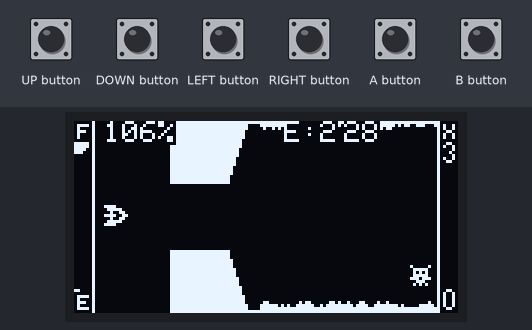
A sketch run on a simulated Arduboy, built with avr-gcc and run on an emulated ATmega32U4. Parts: 128×64 one-colour display. The inputs (shaded band) are chosen by the test bench. Random numbers use the default seed unless the sketch sets one.

Above: at 1.2 s.
1.3 s: A button pressed for 0.15 s
At 1.69 s:
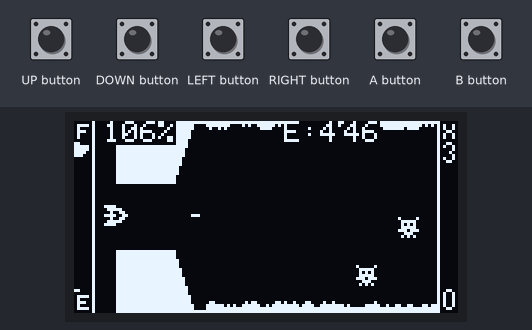
2.0 s: LEFT button pressed for 0.15 s
At 2.6 s:
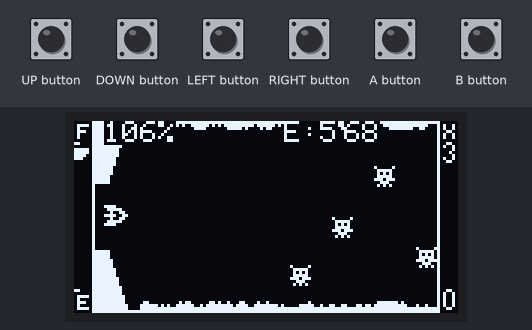
2.7 s: RIGHT button pressed for 0.15 s
At 2.91 s:
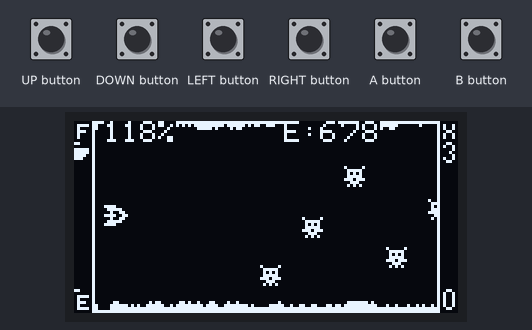
3.4 s: UP button pressed for 1 s
At 4.66 s:
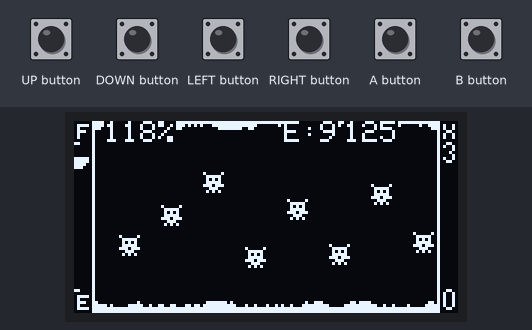
5.0 s: DOWN button pressed for 1 s
At 6.56 s:
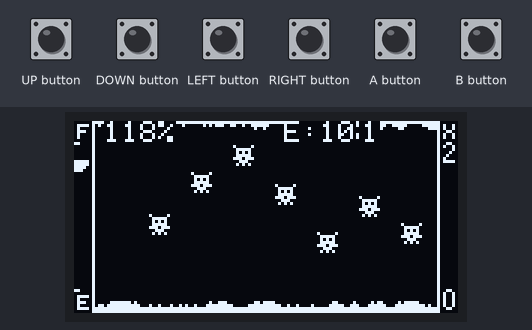
Timing chart, 0 to 7.6 s (numbered marks = the images above; inputs shaded):
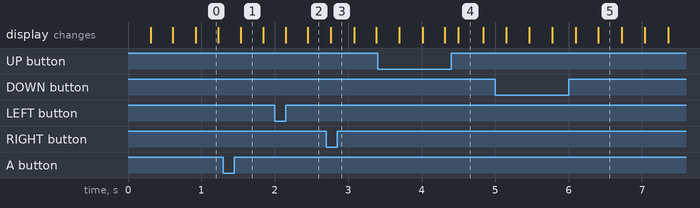

The sketch:

Sketch.ino
```cpp
#include <Arduboy2.h>
#include "player.h"
#include "bullet.h"
#include "level.h"
#include "fuelGage.h"
#include "enemy.h"
#include "score.h"

Arduboy2 ab;
Player player(&ab);
Enemy enemies[13](&player);
FuelGage fuelGage;
Level level(&ab, enemies);
Score score;
int8_t lives = 3;

void setup() {
  ab.begin();
  ab.setFrameRate(60);
  ab.initRandomSeed();

  lives = 3;

  Serial.begin(9600);
}

void loop() {
  if (!ab.nextFrame()) return;

  ab.pollButtons();
  ab.clear();

  level.update();
  player.update();
  fuelGage.update();


  for (uint8_t enemy = 0; enemy < 13; enemy++) {
    if (enemyHit(player.getBullet(), enemies[enemy])) {
      enemies[enemy].die();
      player.getBullet().respawn();
      score.incScore(25);
    }
    if (playerHit(player, enemies[enemy])){
      if (!player.isDying()) {
        level.setScrolling(false);
        player.die();
        enemies[enemy].die();
        fuelGage.setActive(false);
        lives--;
      }
    }
  }

  if (fuelGage.getFuel() <= 0) {
    if (!player.isDying()) {
        level.setScrolling(false);
        player.die();
        fuelGage.setActive(false);
        lives--;
      }
  }

  level.draw();
  player.draw();


  // ab.fillRect(106, 0, 24, 64, BLACK);
  // ab.drawBitmap(106, 0, gage, 22, 64, BLACK);
  fuelGage.draw();
  ab.fillRect(121, 0, 7, 64, BLACK);
  ab.drawFastVLine(121, 0, 64, WHITE);

  score.draw(lives);

  ab.setCursor(10, 0);
  ab.print(ab.cpuLoad());
  // ab.print(fuelGage.getFuel());
  ab.print("%");

  ab.display();
}

bool enemyHit(Bullet &blt, Enemy &nme) {
  if (
    blt.getX() + 3 >= nme.getX() &&
    blt.getX() <= nme.getX() + nme.getWidth() &&
    blt.getY() >= nme.getY() &&
    blt.getY() <= nme.getY() + nme.getHeight()
  ) {
    return true;
  } else {
    return false;
  }
}

bool playerHit (Player &plr, Enemy &nme) {
  if (
    plr.getX() + 8 >= nme.getX() &&
    plr.getX() <= nme.getX() + nme.getWidth() &&
    plr.getY() + 8 >= nme.getY() &&
    plr.getY() <= nme.getY() + nme.getHeight() &&
    !nme.isDying()
  ) {
    return true;
  } else {
    return false;
  }
}
```

bullet.h
```cpp
#ifndef BULLET_H
#define BULLET_H

class Bullet {
  private:
    Arduboy2 *ab;
    int8_t x = -22;
    int8_t y = -22;
    bool isVert;
    int8_t dir;
    bool isActive = false;

  public:
    Bullet(
      Arduboy2 *ab_ptr
    )
      : ab(ab_ptr) {}

    void setX(int8_t newX) {
      x = newX;
    }

    void setY(int8_t newY) {
      y = newY;
    }

    uint8_t getX() {
      return x;
    }

    uint8_t getY() {
      return y;
    }

    void respawn() {
      isActive = false;
      x = -22;
      y = -22;
    }

    void activate() {
      isActive = true;
      dir = 2;
    }

    bool getActive() {
      return isActive;
    }

    void update() {
      if (isActive) {
        switch(dir) {
          case 0:
            x -= 2;
            break;
          case 1:
            y += 2;
            break;
          case 2:
            x += 2;
            break;
          case 3:
            y -= 2;
            break;
        }

        if (x > 128 || x < 0 || y > 67 || y < 0) {
          respawn();
        }
      }
    }

    void draw() {
      uint8_t length, width;
      if (isVert) {
        ab->fillRect(x, y, 1, 3);
      } else {
        ab->fillRect(x, y, 3, 1);
      }
    }
};

#endif
```

enemy.h
```cpp
#ifndef ENEMY_H
#define ENEMY_H

// 10x16, 5 frame(s), 202 bytes
// Example: Sprites::drawPlusMask(x, y, explosion, frame);
const uint8_t PROGMEM explosion[] = {
  10, 16,
  // Frame 0
  0x00, 0x00, 0x00, 0x00, 0x00, 0x00, 0x00, 0x00, 0x30, 0x30, 0x30, 0x30,
  0x00, 0x00, 0x00, 0x00, 0x00, 0x00, 0x00, 0x00, 0x00, 0x00, 0x00, 0x00,
  0x00, 0x00, 0x00, 0x00, 0x00, 0x00, 0x00, 0x00, 0x00, 0x00, 0x00, 0x00,
  0x00, 0x00, 0x00, 0x00,
  // Frame 1
  0x00, 0x00, 0x00, 0x00, 0x00, 0x00, 0x20, 0x20, 0x38, 0x38, 0x50, 0x50,
  0x60, 0x60, 0x00, 0x00, 0x00, 0x00, 0x00, 0x00, 0x00, 0x00, 0x00, 0x00,
  0x00, 0x00, 0x00, 0x00, 0x00, 0x00, 0x00, 0x00, 0x00, 0x00, 0x00, 0x00,
  0x00, 0x00, 0x00, 0x00,
  // Frame 2
  0x00, 0x00, 0x00, 0x00, 0x30, 0x30, 0xc8, 0xc8, 0x20, 0x20, 0x94, 0x94,
  0x68, 0x68, 0x50, 0x50, 0x00, 0x00, 0x00, 0x00, 0x00, 0x00, 0x00, 0x00,
  0x00, 0x00, 0x00, 0x00, 0x00, 0x00, 0x00, 0x00, 0x00, 0x00, 0x00, 0x00,
  0x00, 0x00, 0x00, 0x00,
  // Frame 3
  0x00, 0x00, 0x20, 0x20, 0x54, 0x54, 0xaa, 0xaa, 0x58, 0x58, 0x2a, 0x2a,
  0xe0, 0xe0, 0x9c, 0x9c, 0x28, 0x28, 0x00, 0x00, 0x00, 0x00, 0x00, 0x00,
  0x00, 0x00, 0x01, 0x01, 0x00, 0x00, 0x01, 0x01, 0x00, 0x00, 0x00, 0x00,
  0x00, 0x00, 0x00, 0x00,
  // Frame 4
  0x18, 0x18, 0xa0, 0xa0, 0x04, 0x04, 0x4b, 0x4b, 0x80, 0x80, 0x0a, 0x0a,
  0x29, 0x29, 0x10, 0x10, 0x8c, 0x8c, 0x60, 0x60, 0x00, 0x00, 0x01, 0x01,
  0x00, 0x00, 0x02, 0x02, 0x02, 0x02, 0x00, 0x00, 0x03, 0x03, 0x00, 0x00,
  0x00, 0x00, 0x00, 0x00,
};

// 7x8, 1 frame(s), 16 bytes
// Example: Sprites::drawPlusMask(x, y, Nullox, frame);
const uint8_t PROGMEM nullox[] = {
  7, 8,
  0x11, 0x7f, 0x5e, 0x7f, 0x3a, 0x7f, 0x6e, 0x7f, 0x3a, 0x7f, 0x5e, 0x7f,
  0x11, 0x7f,
};

class Enemy {
  private:
    Player *player;
    int16_t x = 200;
    uint8_t y = 100;
    uint8_t width = 7;
    uint8_t height = 8;
    const uint8_t *spr = nullox;
    uint8_t highest = 0;
    uint8_t lowest = 0;
    bool active = false;
    bool moving = false;
    bool dying = false;
    int8_t deathTimer = 0;
    int8_t dir = 1;

  public:
    Enemy(Player *plyPtr) : player(plyPtr) {}

    bool isActive() {
      return active;
    }

    int16_t getX() {
      return x;
    }

    uint8_t getY() {
      return y;
    }

    uint8_t getHighest() {
      return highest;
    }

    uint8_t getLowest() {
      return lowest;
    }

    uint8_t isMoving() {
      return moving;
    }

    bool isDying() {
      return dying;
    }

    int8_t getDir() {
      return dir;
    }

    void setX(int16_t newX) {
      x = newX;
    }

    void setY(uint8_t newY) {
      y = newY;
    }

    void setHighest(uint8_t newH) {
      highest = newH;
    }

    void setLowest(uint8_t newL) {
      lowest = newL;
    }

    void setActive(bool isActive) {
      active = isActive;
    }

    uint8_t getWidth() {
      return width;
    }

    uint8_t getHeight() {
      return height;
    }

    void die() {
      dying = true;
      moving = false;
    }

    void spawn(uint8_t newH, uint8_t newL) {
      setX(140);
      setY(random(newH, newL - height));
      setHighest(newH);
      setLowest(newL);
      setActive(true);
      moving = false;
      dir = -1;
    }

    void update() {
      if (!active) {
        return;
      }

      if (x <= -10) {
        die();
      }

      if (x <= 55 && !moving && !dying) {
        if (moving == false) {
          if (player->getY() > y) {
            dir = 1;
          }
          moving = true;
        }
      }

      if (moving) {
        if (y <= highest) {
          dir = 1;
        }

        if (y + height >= lowest) {
          dir = -1;
        }

        y += dir;
      }

      if (dying) {
        deathTimer++;

        if (deathTimer >= 10) {
          setX(222);
          setY(222);
          dying = false;
          active = false;
          deathTimer = 0;
        }
      }
    }

    void draw() {
      if (!active) {
        return;
      }

      if (dying) {
        Sprites::drawPlusMask(x, y, explosion, deathTimer / 2);
      } else {
        Sprites::drawPlusMask(x, y, spr, 0);
      }


    }
};

#endif
```

fuelGage.h
```cpp
#ifndef FUELGAGE_H
#define FUELGAGE_H

// 7x64, 1 frame(s), 58 bytes
// Example: Sprites::drawOverwrite(x, y, gage, frame);
const uint8_t PROGMEM gage[] = {
  7, 64,
  0x80, 0xbe, 0x0a, 0x0a, 0x02, 0x00, 0xff, 0x00, 0x00, 0x00, 0x00, 0x00,
  0x00, 0xff, 0x00, 0x00, 0x00, 0x00, 0x00, 0x00, 0xff, 0x00, 0x00, 0x00,
  0x00, 0x00, 0x00, 0xff, 0x00, 0x00, 0x00, 0x00, 0x00, 0x00, 0xff, 0x00,
  0x00, 0x00, 0x00, 0x00, 0x00, 0xff, 0x00, 0x00, 0x00, 0x00, 0x00, 0x00,
  0xff, 0x01, 0x7d, 0x54, 0x54, 0x44, 0x00, 0xff,
};

// 5x8, 1 frame(s), 12 bytes
// Example: Sprites::drawPlusMask(x, y, needle, frame);
const uint8_t PROGMEM needle[] = {
  5, 8,
  0x0f, 0x0f, 0x0f, 0x0f, 0x0f, 0x0f, 0x07, 0x07, 0x03, 0x03,
};

class FuelGage {
  private:
    uint32_t lastMillis = 0;
    int8_t fuel = 47;
    bool active = true;
  public:

    int8_t getFuel() {
      return fuel;
    }

    void setFuel(int8_t newFuel) {
      fuel = newFuel;
    }

    void setActive(bool state) {
      active = state;
    }

    void update() {
      const uint32_t currentMillis = millis();

      if (currentMillis - lastMillis >= 740 && active) {
        if (fuel > 0) {
          fuel--;
        }
        lastMillis = currentMillis;
      }
    }

    void draw() {
      Sprites::drawOverwrite(0, 0, gage, 0);
      Sprites::drawPlusMask(0, 46 - fuel + 7, needle, 0);
    }
};

#endif
```

level.h
```cpp
#ifndef LEVEL_H
#define LEVEL_H

#include <Arduboy2.h>
#include "enemy.h"

const uint8_t PROGMEM opening[254][2] = {
  {0, 64}, {0, 64}, {0, 64}, {0, 64}, {0, 64}, {0, 64}, {0, 64}, {0, 64}, {0, 64}, {0, 64}, {0, 64}, {0, 64}, {0, 64}, {0, 64}, {0, 64}, {0, 64}, {0, 64}, {0, 64}, {0, 64}, {0, 64},
  {0, 64}, {0, 64}, {0, 64}, {0, 64}, {0, 64}, {0, 64}, {0, 64}, {0, 64}, {0, 64}, {0, 64}, {0, 64}, {0, 64}, {0, 64}, {0, 64}, {0, 64}, {0, 64}, {0, 64}, {0, 64}, {0, 64}, {0, 64},
  {0, 64}, {0, 64}, {0, 64}, {0, 64}, {0, 64}, {0, 64}, {0, 64}, {0, 64}, {0, 64}, {0, 64}, {0, 64}, {0, 64}, {0, 64}, {0, 64}, {0, 64}, {0, 64}, {0, 64}, {0, 64}, {0, 64}, {0, 64},
  {21, 22}, {21, 22}, {21, 22}, {21, 22}, {21, 22}, {21, 22}, {21, 22}, {21, 22}, {21, 22}, {21, 22}, {21, 22}, {21, 22}, {21, 22}, {21, 22}, {21, 22}, {21, 22}, {21, 22}, {21, 22},
  {21, 22}, {21, 22}, {18, 28}, {15, 34}, {12, 40}, {9, 46}, {6, 52}, {3, 58}, {1, 62}, {1, 62}, {1, 62}, {1, 62}, {2, 59}, {3, 57}, {2, 58}, {2, 59}, {3, 58}, {2, 59}, {3, 59}, {2, 59},
  {1, 61}, {1, 60}, {1, 61}, {1, 61}, {2, 59}, {1, 59}, {2, 59}, {1, 59}, {1, 59}, {2, 59}, {3, 59}, {3, 59}, {3, 58}, {3, 59}, {2, 59}, {1, 59}, {2, 58}, {1, 60}, {2, 58}, {1, 60},
  {2, 59}, {3, 57}, {3, 58}, {3, 59}, {3, 58}, {3, 57}, {2, 58}, {3, 58}, {2, 60}, {2, 60}, {1, 60}, {2, 58}, {3, 58}, {2, 59}, {3, 57}, {3, 58}, {2, 59}, {1, 60}, {2, 60}, {1, 60},
  {2, 60}, {2, 60}, {1, 61}, {1, 61}, {2, 60}, {2, 59}, {2, 59}, {1, 60}, {1, 59}, {1, 60}, {2, 60}, {3, 59}, {3, 58}, {3, 59}, {3, 59}, {3, 58}, {3, 58}, {3, 59}, {2, 60}, {3, 58},
  {3, 58}, {3, 59}, {3, 59}, {2, 60}, {1, 60}, {2, 59}, {1, 61}, {2, 59}, {1, 60}, {2, 60}, {1, 60}, {1, 59}, {1, 59}, {2, 58}, {2, 58}, {3, 57}, {3, 57}, {3, 57}, {3, 58}, {3, 57},
  {3, 58}, {3, 59}, {3, 59}, {2, 60}, {2, 59}, {3, 59}, {3, 59}, {2, 59}, {1, 61}, {1, 61}, {1, 61}, {1, 60}, {1, 61}, {1, 61}, {1, 60}, {2, 60}, {1, 60}, {1, 61}, {1, 61}, {1, 60},
  {1, 61}, {1, 61}, {2, 60}, {1, 60}, {2, 58}, {1, 60}, {2, 59}, {2, 58}, {2, 58}, {1, 59}, {1, 60}, {2, 59}, {2, 60}, {1, 61}, {1, 61}, {2, 60}, {1, 61}, {1, 60}, {2, 59}, {3, 57},
  {2, 58}, {2, 59}, {3, 57}, {2, 58}, {1, 59}, {1, 59}, {1, 60}, {1, 60}, {1, 61}, {2, 60}, {3, 58}, {3, 59}, {3, 59}, {3, 58}, {2, 60}, {2, 60}, {1, 61}, {1, 61}, {1, 60}, {1, 61},
  {1, 61}, {1, 61}, {2, 60}, {1, 61}, {1, 60}, {2, 58}, {3, 57}, {3, 58}, {3, 58}, {3, 59}, {2, 60}, {3, 58}, {3, 57}, {2, 59}, {1, 61}, {1, 61}
};

struct HighAndLow {
  uint8_t high;
  uint8_t low;
};

class Level {
  private:
    Arduboy2 *ab;
    Enemy *enemies;
    bool scrolling = true;
    uint8_t lines[254][2];
    uint8_t sectsCompleted = 0;
    uint8_t lineCount = 0;
    uint8_t speed = 2;
    uint8_t speedCount = 4;
    int8_t topHeight = 1;
    int8_t bottomHeight = 1;
    uint8_t mood = 0;
    uint8_t maxEnemies = 13;

  public:
    Level(Arduboy2 *abPtr, Enemy *enem) : ab(abPtr), enemies(enem) {
      memcpy_P(lines, opening, sizeof(lines));
    }

    void setScrolling(bool newScroll) {
      scrolling = newScroll;
    }

    void generateLevel() {
      const int8_t values[8] = {-1, -1, -1, 0, 0, 1, 1, 1};
      int8_t offset = 0;
      int8_t length = 0;

      for (uint8_t i = 127; i < 254; i++) {
        topHeight += values[random(8)];
        bottomHeight += values[random(8)];

        if (topHeight <= 0) {
          topHeight = 1;
        }

        if (bottomHeight <= 0) {
          bottomHeight = 1;
        }

        if (topHeight >= 4) {
          topHeight = 3;
        }

        if (bottomHeight >= 4) {
          bottomHeight = 3;
        }

        offset = topHeight;
        length = 63 - (topHeight + bottomHeight);

        lines[i][0] = offset;
        lines[i][1] = length;
      }
    }

    void spawnEnemy() {
      for (uint8_t i = 0; i < maxEnemies; i++) {
        if (!enemies[i].isActive()) {
          // Enemy will always spawn on the 140th line
          enemies[i].spawn(getHighAndLow(140, 8).high, getHighAndLow(140, 8).low);
          break;
        }
      }
    }

    void drawBufferLine(uint8_t offset, uint8_t height, uint8_t x) {
      uint8_t *buffer = ab->getBuffer();
      uint8_t line1end = offset;
      uint8_t line2start = offset + height;

      // // Drawing the top lines
      int8_t toDraw1 = offset / 8 - 1;
      uint8_t excess1 = offset % 8;

      if (toDraw1 >= 0) {
        for (uint8_t i = 0; i <= toDraw1; i++) {
          buffer[x + i * 128] = 0b11111111;
        }
      }

      if (excess1 > 0) {
        buffer[x + (toDraw1 + 1) * 128] = determineExcess(excess1, false);
      }

      // // Drawing the bottom lines
      int8_t toDraw2 = line2start / 8;
      uint8_t excess2 = line2start % 8;

      if (toDraw2 >= 0) {
        for (uint8_t i = toDraw2; i < 8; i++) {
          buffer[x + i * 128] = 0b11111111;
        }
      }

      if (excess2 > 0) {
        buffer[x + toDraw2 * 128] = determineExcess(excess2, true);
      }
    }

    uint8_t determineExcess(uint8_t num, bool flipped) {
      uint8_t byte = 0;

      if (num == 0) {
        return 0b00000000;
      }

      byte = 0b11111111 >> (8 - num);

      if (flipped) {
        byte ^= 0b11111111;
      }

      return byte;
    }

    void scrollLevel() {
      for (uint8_t i = 0; i < 253; i++) {
        lines[i][0] = lines[i + 1][0];
        lines[i][1] = lines[i + 1][1];
      }
    }

    void scrollEnemies() {
      for (uint8_t i = 0; i < maxEnemies; i++) {
        enemies[i].setX(enemies[i].getX() - 1);
      }
    }

    HighAndLow getHighAndLow(uint8_t line, uint8_t width) {
      HighAndLow result;
      uint8_t tempHigh = 0;
      uint8_t tempLow = 64;

      for (uint8_t i = 0; i < width; i++) {
        if (lines[line + i][0] > tempHigh) {
          tempHigh = lines[line + i][0];
        }
        if (lines[line + i][0] + lines[line + i][1] < tempLow) {
          tempLow = lines[line + i][0] + lines[line + i][1];
        }
      }

      result.high = tempHigh;
      result.low = tempLow;

      return result;
    }

    void update() {

      if (scrolling){
        if (ab->pressed(LEFT_BUTTON) || ab->pressed(B_BUTTON)) {
          speedCount = 6;
        } else if (ab->pressed(RIGHT_BUTTON)) {
          speedCount = 1;
        } else {
          speedCount = 2;
        }

        speed -= 1;

        if (speed == 0) {
          if (lineCount % 14 == 0) {
            spawnEnemy();
          }
          scrollLevel();
          scrollEnemies();
          lineCount++;
          speed = speedCount;
        }
      }

      if (lineCount >= 126) {
        generateLevel();
        lineCount = 0;
      }

      for (uint8_t i = 0; i < maxEnemies; i++) {
        if (enemies[i].isActive()) {
          enemies[i].update();
        }
      }
    }

    void draw() {
      // ab->drawFastHLine(0, 0, 128, WHITE);
      // ab->drawFastHLine(0, 63, 128, WHITE);

      for (uint8_t i = 0; i < 127; i++) {
        drawBufferLine(lines[i][0], lines[i][1], i);
      }

      for (uint8_t i = 0; i < maxEnemies; i++) {
        if (enemies[i].isActive()) {
          enemies[i].draw();
        }
      }

      ab->setCursor(90, 0);
      ab->println(lineCount);

      uint8_t activeCount = 0;

      for (uint8_t i = 0; i < maxEnemies; i++) {
        if (enemies[i].isActive()) {
          activeCount++;
        }
      }

      ab->setCursor(70, 0);
      ab->print("E:");
      ab->print(activeCount);
    }
};

#endif
```

Source omitted: player.h (3599 bytes), score.h (4418 bytes)
